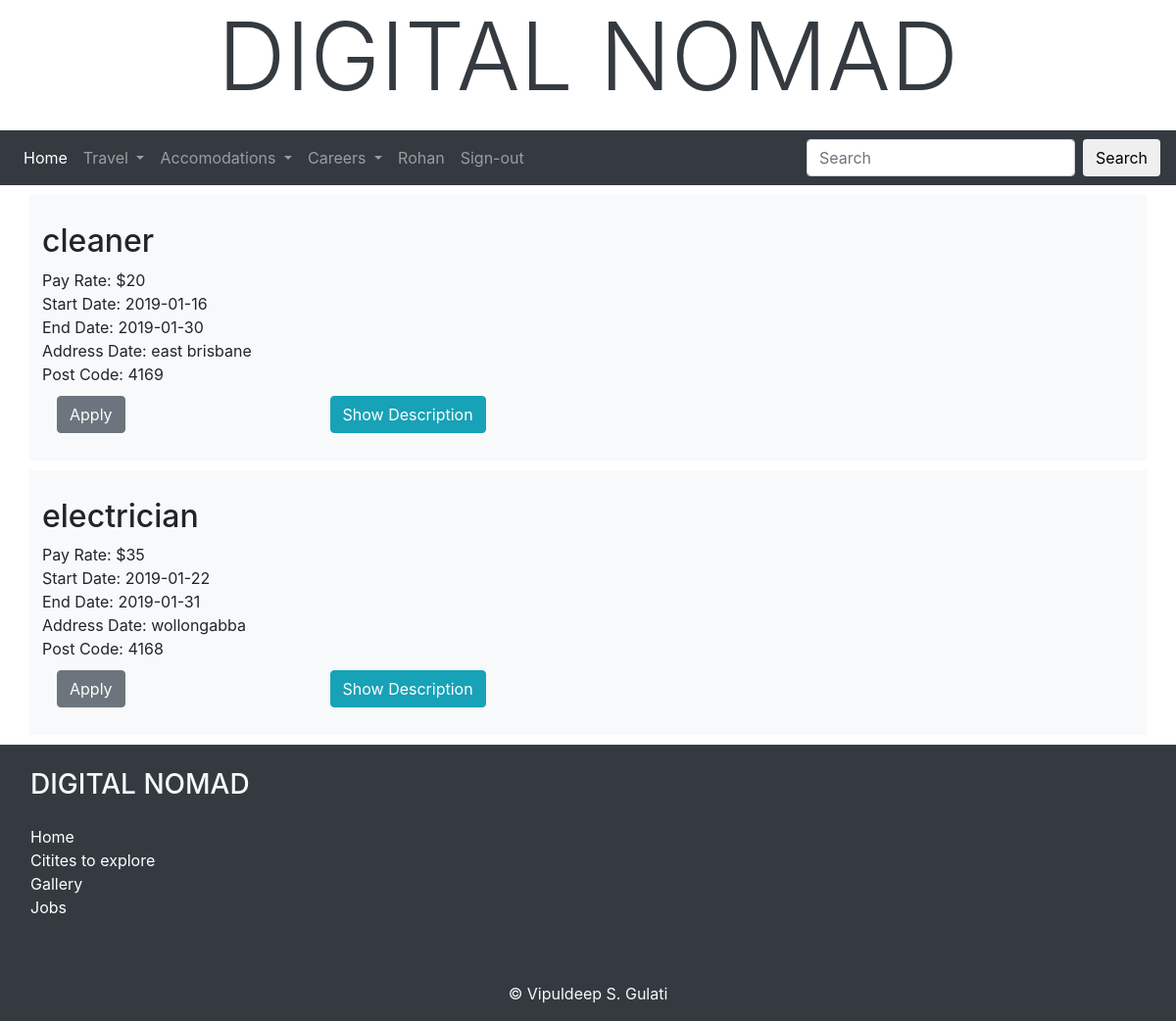
The app's page /jobs.php?jt=job (signed in) with its own data.
### tables this page shows
CREATE TABLE `jobs` (
  `jid` int(11) NOT NULL,
  `jname` varchar(40) NOT NULL,
  `jdescription` varchar(500) NOT NULL,
  `jtype` varchar(50) NOT NULL,
  `payrate` decimal(10,0) NOT NULL,
  `startdate` date NOT NULL,
  `enddate` date NOT NULL,
  `address` varchar(100) NOT NULL,
  `postcode` varchar(4) NOT NULL
);

### jobs.php (the view, shortened to what this page needs)
<?php
$jtype = $_GET["jt"];
?>
<!DOCTYPE html>
<html lang="en">
<head>
    <link rel="stylesheet" href="https://maxcdn.bootstrapcdn.com/bootstrap/4.1.3/css/bootstrap.min.css">
    <link rel="stylesheet" href="css/footer.css">
    <link rel="stylesheet" href="css/buttons.css">
</head>
<body onLoad="run_first()">
<?php include("include/banner.inc") ?>
<?php include("include/nav.inc") ?>
	<?php
		$conn  = db_connect();
		$sql = "SELECT * FROM jobs where jtype='$jtype';";
		$result = $conn -> query($sql);
		?>
		<form action="Apply.php" method="POST">
		<?php
		while ($row = $result -> fetch_assoc())
					{
		?>
   <div class="container bg-light py-2 px-2" style="margin-top: 10px; margin-bottom: 10px;">
   <div style="margin: 20px;">
   <div class="row">
   <h2><?php echo $row["jname"]; ?></h2>
   </div>
   <div class="row">
   Pay Rate: $<?php echo $row["payrate"] ?>
   </div>
   <div class = "row">
   Start Date: <?php echo $row["startdate"] ?>
   </div>
   <div class = "row">
   End Date: <?php echo $row["enddate"] ?>
   </div>
   <div class = "row">
   Address Date: <?php echo $row["address"] ?>
   </div>
   <div class = "row">
   Post Code: <?php echo $row["postcode"] ?>
   </div>
    <div class="row" style="margin-top: 10px;">
	<div class = "col">
   <button type="submit" name="jid" class="btn btn-secondary" data-toggle="collapse" value="<?php echo $row["jid"]; ?>">Apply</button>
</div>
<div class = "col-9">
   <button type="button" class="btn btn-info" data-toggle="collapse" data-target="#demo<?php echo $row["jid"]; ?>">Show Description</button>
</div>
</div></div></div>
					<?php } ?>
<form>
<?php include("include/footer.inc") ?>
	</body>
	</html>

### records on screen
jobs: jname "cleaner", payrate "20", startdate "2019-01-16", enddate "2019-01-30", address "east brisbane", postcode "4169", $row["jid"] 2 (drawn)
jobs: jname "electrician", payrate "35", startdate "2019-01-22", enddate "2019-01-31", address "wollongabba", postcode "4168", $row["jid"] 3 (drawn)

### other values on screen
$_SESSION['name'] "Rohan"
